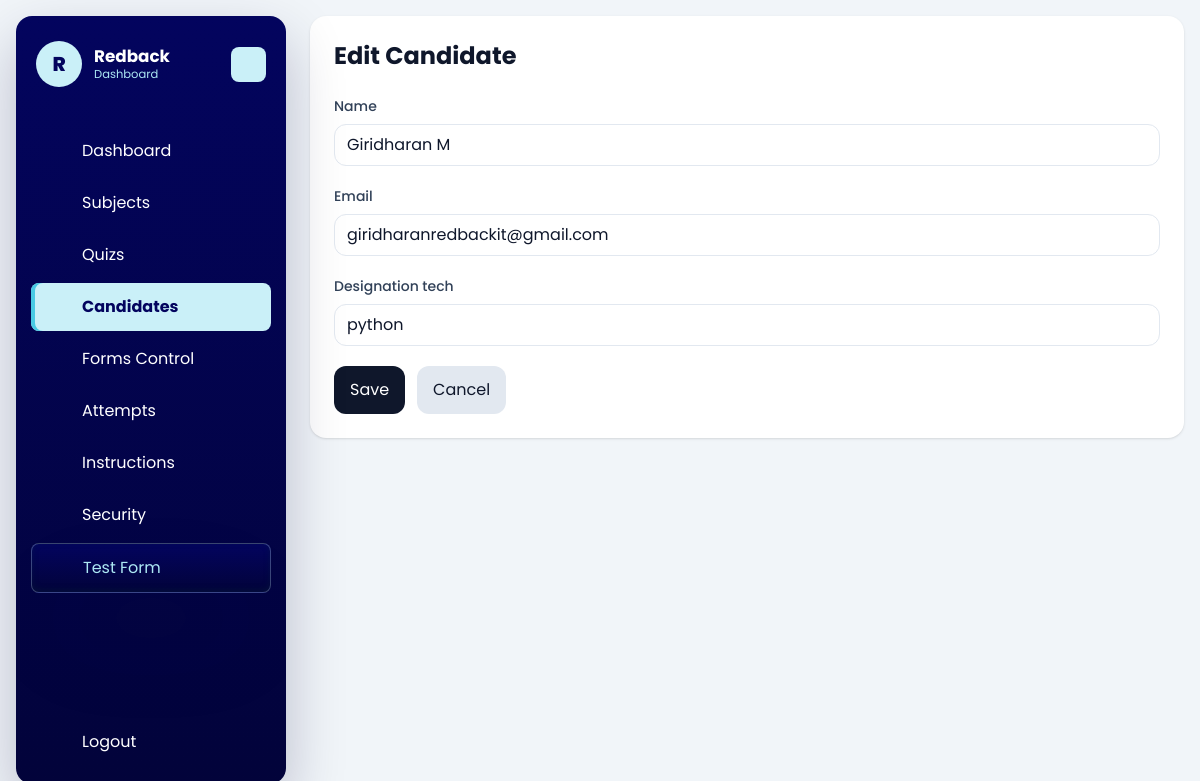
The page /dashboard/candidates/2/edit/ (signed in) on the database as committed earlier.
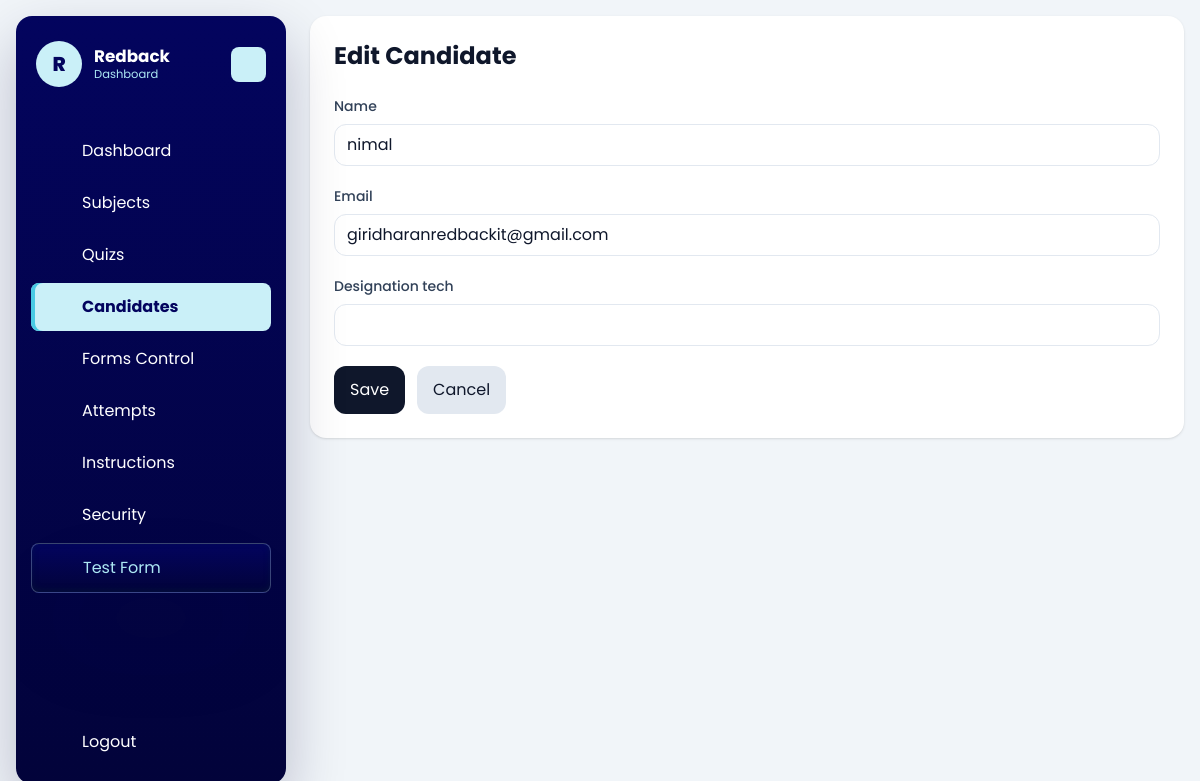
The same page on the database as committed later.
### quiz/models.py (models this page shows, shortened)
class Candidate(models.Model):
    name = models.CharField(max_length=150)
    email = models.EmailField()
    designation_tech = models.CharField(max_length=150)
    created_at = models.DateTimeField(auto_now_add=True)
    class Meta:
        ordering = ['name']

### dashboard/views.py (the view)
# urls.py: path('candidates/<int:pk>/edit/', views.candidate_update, name='candidate_update'),
@company_login_required
def candidate_update(request, pk):
    candidate = get_object_or_404(Candidate, pk=pk)
    form = CandidateForm(request.POST or None, instance=candidate)
    if request.method == 'POST' and form.is_valid():
        form.save()
        messages.success(request, 'Candidate updated successfully.')
        return redirect('dashboard:candidate_list')
    return render_crud_form(
        request,
        form=form,
        title='Edit Candidate',
        cancel_url='dashboard:candidate_list',
    )

### dashboard/forms.py
class CandidateForm(forms.ModelForm):
    class Meta:
        model = Candidate
        fields = ['name', 'email', 'designation_tech']

### dashboard/views.py (called while the page is built)
def get_logged_in_company(request):
    company_id = request.session.get('company_id')
    if not company_id:
        return None
    return Company.objects.filter(id=company_id, is_active=True).first()

def company_login_required(view_func):
    @wraps(view_func)
    def wrapper(request, *args, **kwargs):
        company = get_logged_in_company(request)
        if not company:
            return redirect(f"{reverse('dashboard:login')}?next={request.path}")
        request.company = company
        return view_func(request, *args, **kwargs)
    return wrapper

def render_crud_form(request, *, form, title, cancel_url, use_tinymce=False):
    return render(
        request,
        'dashboard/crud_form.html',
        {'form': form, 'title': title, 'cancel_url': cancel_url, 'use_tinymce': use_tinymce},
    )

### templates/dashboard/crud_form.html (shortened to what this page needs)
{% extends "base.html" %}
{% load static %}
{% block content %}
{% include 'dashboard/header.html' %}
<div id="dashboard-page-content">
<section class="mx-auto max-w-4xl rounded-2xl bg-white p-6 shadow-sm">
    <div class="mb-6">
        <h1 class="text-2xl font-bold">{{ title }}</h1>
    </div>
    <form method="post" enctype="multipart/form-data" class="space-y-5">
        {% for field in form %}
            <div>
                <label for="{{ field.id_for_label }}" class="mb-2 block text-sm font-medium text-slate-700">
                    {{ field.label }}
                </label>
                <div class="rounded-xl border border-slate-200 bg-white px-3 py-2">
                    {{ field }}
                </div>
            </div>
        {% endfor %}
        <div class="flex gap-3">
            <button type="submit" class="rounded-xl bg-slate-900 px-4 py-3 text-white">Save</button>
            <a href="{% url cancel_url %}" class="rounded-xl bg-slate-200 px-4 py-3 text-slate-900">Cancel</a>
        </div>
    </form>
</section>
</div>
{% endblock %}

Rows that differ between the two databases and show on the page:
changed Candidate "giridharanredbackit@gmail.com": name "Giridharan M" → "nimal"; designation_tech "python" → (not shown)
